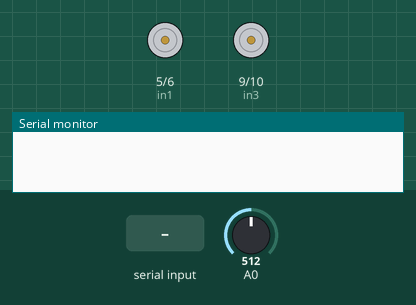
A sketch run on a simulated Arduino Uno, built with avr-gcc and run on an emulated ATmega328P. On the bench: motor-driver pin pairs drawn as motors (green arrow = first pin HIGH = forward, orange = second pin HIGH = backward, longer = more drive), the last lines printed to the serial monitor. The inputs (shaded band) are chosen by the test bench; at power-on: A0 = 512.

Above: at 1.2 s.
1.3 s: "l" received over Serial
At 2.3 s:
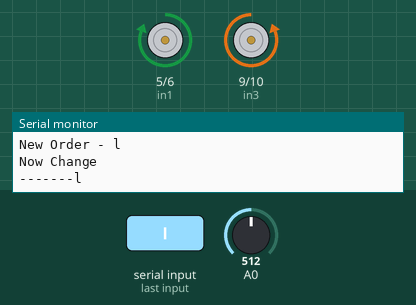
2.8 s: "r" received over Serial
At 3.4 s:
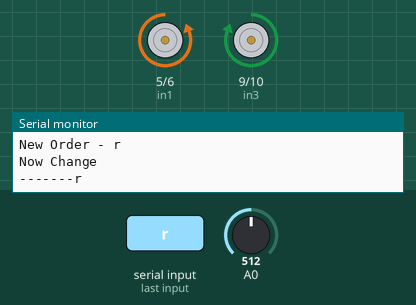
4.3 s: "a" received over Serial
At 5.5 s:
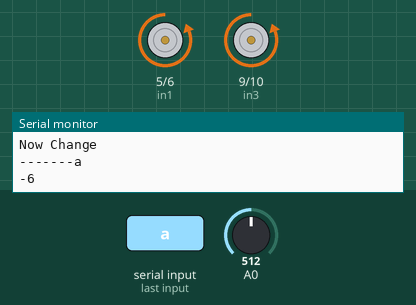
5.8 s: "b" received over Serial
At 6.9 s:
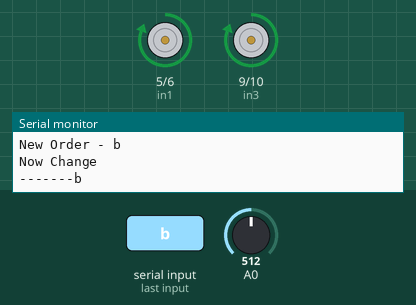
Timing chart, 0 to 8.3 s (numbered marks = the images above; inputs shaded):
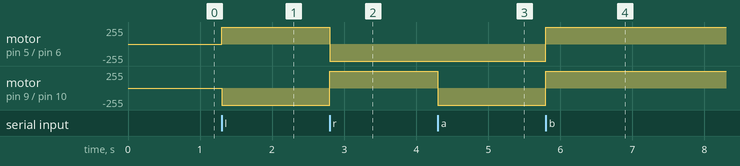

Measured:
- after the input at 1.3 s, motor on pin 5 (in1) / pin 6 (in2): stopped → forward 255/255 at once; motor on pin 9 (in3) / pin 10 (in4): stopped → backward 255/255 at once
- after the input at 2.8 s, motor on pin 5 (in1) / pin 6 (in2): forward 255/255 → backward 255/255 at once; motor on pin 9 (in3) / pin 10 (in4): backward 255/255 → forward 255/255 at once
- after the input at 4.3 s, motor on pin 9 (in3) / pin 10 (in4): forward 255/255 → backward 255/255 at once
- after the input at 5.8 s, motor on pin 5 (in1) / pin 6 (in2), motor on pin 9 (in3) / pin 10 (in4): backward 255/255 → forward 255/255 at once

The sketch:

Bluetooth.ino
```cpp
char currentOrder;
char lastOrder;
unsigned long lastTimestamp;
int currentTemperature;

int in1 = 5;
int in2 = 6;
int in3 = 9;
int in4 = 10;

void setup() {
  // put your setup code here, to run once:
  Serial.begin(9600);

  currentOrder = '\0';
  lastOrder = '\0';
  currentTemperature = 0;
  lastTimestamp = millis();

  pinMode(in1, OUTPUT);
  pinMode(in2, OUTPUT);
  pinMode(in3, OUTPUT);
  pinMode(in4, OUTPUT);
}

void loop() {
  // put your main code here, to run repeatedly:
  checkTemperature();
  handleOrders();
}

void checkTemperature() {
  if (millis() - lastTimestamp > 5000) {
    currentTemperature = analogRead(A0);
    int val = analogRead(A0);
    int t = (125*val) / 256;
    Serial.println(t);
    lastTimestamp = millis();
  }
}

void accelerate() {
  digitalWrite(in1, LOW);
  digitalWrite(in2, HIGH);
  digitalWrite(in3, LOW);
  digitalWrite(in4, HIGH);
}

void slowDown() {
  digitalWrite(in1, HIGH);
  digitalWrite(in2, LOW);
  digitalWrite(in3, HIGH);
  digitalWrite(in4, LOW);
}

void turnLeft() {
  digitalWrite(in1, HIGH);
  digitalWrite(in2, LOW);
  digitalWrite(in3, LOW);
  digitalWrite(in4, HIGH);
}

void turnRight() {
  digitalWrite(in1, LOW);
  digitalWrite(in2, HIGH);
  digitalWrite(in3, HIGH);
  digitalWrite(in4, LOW);
}

void dontMove() {
  digitalWrite(in1, LOW);
  digitalWrite(in2, LOW);
  digitalWrite(in3, LOW);
  digitalWrite(in4, LOW);
}

void changeState() {
  if (currentOrder == 'l') {
    Serial.print("-------");
    Serial.println(currentOrder);
    turnLeft();
  } else if (currentOrder == 'r') {
    Serial.print("-------");
    Serial.println(currentOrder);
    turnRight();
  } else if (currentOrder == 'a') {
    Serial.print("-------");
    Serial.println(currentOrder);
    accelerate();
  } else if (currentOrder == 'b') {
    Serial.print("-------");
    Serial.println(currentOrder);
    slowDown();
  } else if (currentOrder == 's') {
    Serial.print("-------");
    Serial.println(currentOrder);
    dontMove();
  }
}

void handleOrders() {
  if (Serial.available()) {
    currentOrder = Serial.read();
    Serial.print("New Order - ");
    Serial.println(currentOrder);
    if (currentOrder != lastOrder) {
      Serial.println("Now Change");
      changeState();
      lastOrder = currentOrder;
    }
  }
}
```
